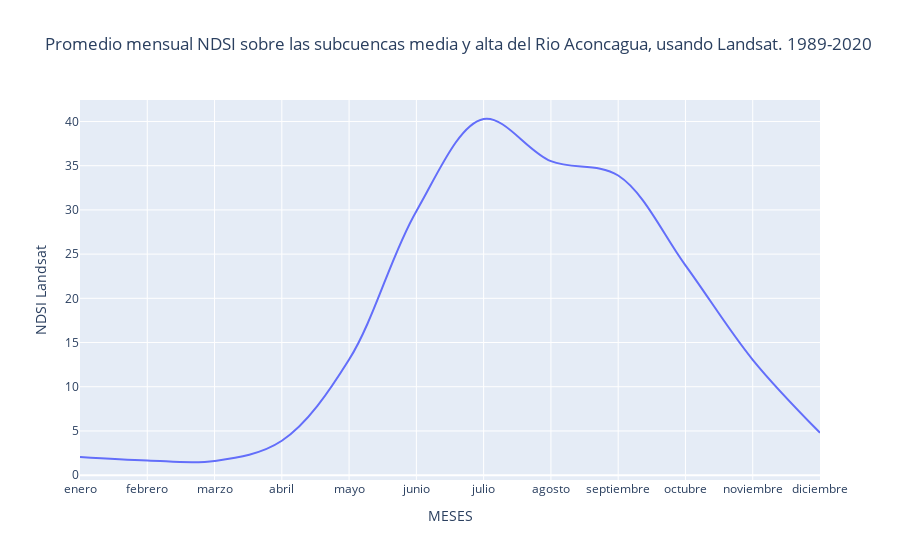

Here is the notebook cell this chart was saved with:
### Code cell
landsat_mensual.rename(columns = {'month':'MESES'}, inplace = True)
fig = px.line(landsat_mensual.replace({1:"enero", 2:"febrero", 3:"marzo", 4:"abril", 5:"mayo", 6:"junio", 7:"julio", 8:"agosto", 9:"septiembre", 10:"octubre", 11:"noviembre", 12:"diciembre"}),
x='MESES', y='NDSI Landsat', line_shape='spline',title='Promedio mensual NDSI sobre las subcuencas media y alta del Rio Aconcagua, usando Landsat. 1989-2020')
fig.show()

### Figure 1 — Plotly figure (JSON) as saved in the notebook; plotly's stock layout.template omitted (floating-point values rounded to 4 significant figures)
{"data": [{"hovertemplate": "MESES=%{x}<br>NDSI Landsat=%{y}<extra></extra>", "legendgroup": "", "line": {"color": "#636efa", "dash": "solid", "shape": "spline"}, "mode": "lines", "name": "", "orientation": "v", "showlegend": false, "type": "scatter", "x": ["enero", "febrero", "marzo", "abril", "mayo", "junio", "julio", "agosto", "septiembre", "octubre", "noviembre", "diciembre"], "xaxis": "x", "y": [2.054, 1.663, 1.601, 3.888, 13.07, 29.86, 40.28, 35.51, 33.89, 23.73, 13.05, 4.79], "yaxis": "y"}], "layout": {"legend": {"tracegroupgap": 0}, "title": {"text": "Promedio mensual NDSI sobre las subcuencas media y alta del Rio Aconcagua, usando Landsat. 1989-2020"}, "xaxis": {"anchor": "y", "domain": [0, 1], "title": {"text": "MESES"}}, "yaxis": {"anchor": "x", "domain": [0, 1], "title": {"text": "NDSI Landsat"}}}}
